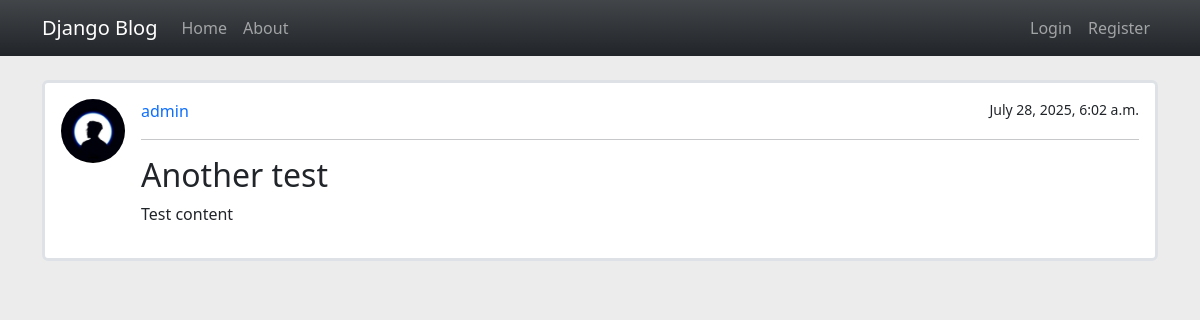
The app's page /post/4/ with its own data.
### main/models.py (models this page shows, shortened)
class Post(models.Model):
	author = models.ForeignKey(User, on_delete=models.CASCADE)
	title = models.CharField(max_length=100)
	content = models.TextField()
	date_posted = models.DateTimeField(auto_now_add=True)

### users/models.py (models this page shows, shortened)
class Profile(models.Model):
	user = models.OneToOneField(User, on_delete=models.CASCADE)
	image = models.ImageField(default='default.jpg', upload_to='profile_images')

### main/views.py (the view)
# urls.py: path('post/<int:pk>/', PostDetailView.as_view(), name='post-detail'),
class PostDetailView(DetailView):
	model = Post

### main/templates/main/post_detail.html (shortened to what this page needs)
{% extends 'main/base.html' %}
{% block content %}
	<article class="d-flex align-items-start my-4 border border-3 p-3 rounded bg-white">
		<img src="{{ object.author.profile.image.url }}" class="rounded-circle me-3" style="width: 64px; height: 64px;">
		<div class="flex-grow-1">
			<div class="d-flex justify-content-between">
				<a href="{% url 'user-posts' object.author.username %}" class="text-decoration-none">{{ object.author }}</a>
				<small>{{ object.date_posted}}</small>
			</div>
			<hr>
			<h2 class="mt-2">{{ object.title }}</h2>
			<p>{{ object.content }}</p>
		</div>
	</article>
{% endblock content %}

### records on screen
Post: author.profile.image (picture), author "admin", date_posted "July 28, 2025, 6:02 a.m.", title "Another test", content "Test content"
